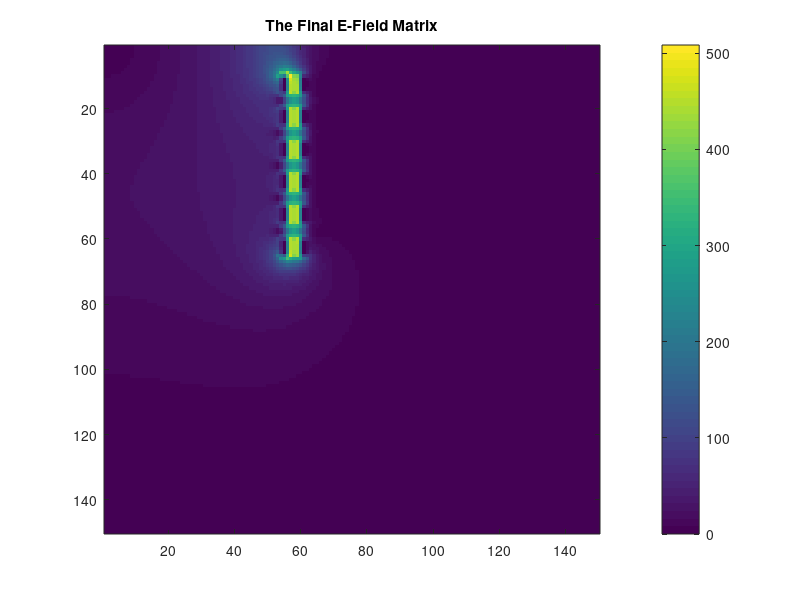

Write the MATLAB code that produced this figure.
%% 1. INPUTS & PARAMETERS
% Define L, N, dx, and element index vars

L = 1; % matrix node length


%INCREASE FOR GREATER RESOLUTION

N = 150; % Number of nodes 


dx = L/(N-1); % derivative equal to the length divided by one minus row length.
object_index = [0, NaN,  12, 0]; % Edge voltage, air voltage, plate1 voltage, Plate2 voltage


%% 2. MESH GENERATION (The Blueprint)
% Create the matrix (address locations) and mask_matrix (index labels).

matrix = zeros(N,N); % Build fundamental matrix
matrix = reshape(1:N^2, N, N); % Index all values on spatial matrix


% Make matrix for capacitor indexing differentiating between grounded
% edges (0), air/vacuum (1), and capacitor plates (2).

mask_matrix = zeros(N,N); % Build identity Matrix for capacitor locations
mask_matrix(2:149,2:149) = 1; % Make air/Vacuum value 1


% MODIFY THIS CODE TO MODIFY GEOMETRY OF positive plates of capacitor system

%mask_matrix(10:120,54:56) = 2; % Plate 1 value 2 (Capacitor)
mask_matrix(10:15,54:56) = 2; % Ion thruster config (value 2)
mask_matrix(20:25,54:56) = 2;
mask_matrix(30:35,54:56) = 2;
mask_matrix(40:45,54:56) = 2;
mask_matrix(50:55,54:56) = 2;
mask_matrix(60:65,54:56) = 2;


% MODIFY THIS CODE TO MODIFY GEOMETRY OF negative plates of capacitor system

%mask_matrix(20:110,60:62) = 3; % Plate 2 value 3 (Capacitor)
mask_matrix(10:15,60:62) = 3; % Ion thruster config (value 3)
mask_matrix(20:25,60:62) = 3;
mask_matrix(30:35,60:62) = 3;
mask_matrix(40:45,60:62) = 3;
mask_matrix(50:55,60:62) = 3;
mask_matrix(60:65,60:62) = 3;




%% 3. MATRIX ASSEMBLY (The Engine)
% Pre-allocate A (sparse) and b.
% Run nested for-loop to look at the mask and stamp the math.
global_dim = 5*N*N; % estimate of space required for sparse matrix
A_matrix = spalloc(N^2,N^2,global_dim); % Sparse constraint matrix A
b_vect(N^2,1) = 0; % B vector



%% 4. THE SOLVE (The Math)
% Run V = A \ b.
% Reshape the result.

A_matrix = speye(N^2, N^2); % Create sparse matrix for A matrix solver
b_vect = zeros(N^2, 1); % Initialize B vector with zeros for voltage.

% Make sure to tell user that if there are no charged plates, the solver
% will fail to output meaningful math.
if max(mask_matrix(:)) < 2 
    error('Wait! No charged plates (Label 2) found in the mask. Check your geometry.');
end

% Nested For loop
for i = 2:N-1 % For row 1 to N
    for j = 2:N-1 % For column 1 to N
        k = matrix(i, j); % Temporary matrix value variable K
        m = mask_matrix(i, j); % object_index temporary variable m
        if m == 1 % If m is air conditions, create five point stencil
           A_matrix(k, k) = -4;
           A_matrix(k, k-N) = 1; 
           A_matrix(k, k+N) = 1; 
           A_matrix(k, k-1) = 1; 
           A_matrix(k, k+1) = 1; 
           b_vect(k) = 0;
        else
           m = mask_matrix(i, j); % object_index temporary variable m
           if m ~= 1 %Condition to sort non-air objects out
                A_matrix(k, k) = 1; % Set that K to 1 for non-air objects.
           end
           if m == 0 || m ==3 % If edge or grounded plate set voltage to zero.
                b_vect(k) = 0;
           else % Else set to 12 volts.
                b_vect(k) = 12; 
           end
        end
    end
end

V_vec = A_matrix \ b_vect; % Run A=LU solver

V_final = reshape(V_vec, N, N); % Reshape into final matrix from vector.

V_final = real(V_final);


%% 5. POST-PROCESSING & PLOTTING (The Result)
% Create surf or contour plots.
% RUN THIS SECTION SPECIFICALLY FOR VOLTAGE MATRIX ONLY

imagesc(V_final); 
colorbar; 
title('The Final Voltage Matrix');

%% 6. Calculate E-field.
%E-field gradient calculation:

[Ex, Ey] = gradient(-V_final, dx); % Finds the gradient or first derivative of voltage as E = -dV/dx

E_field = sqrt(Ex.^2 + Ey.^2); % Element squaring (Pytagorean)
E_field = real(E_field);


imagesc(E_field); 
colorbar; 
title('The Final E-Field Matrix');
